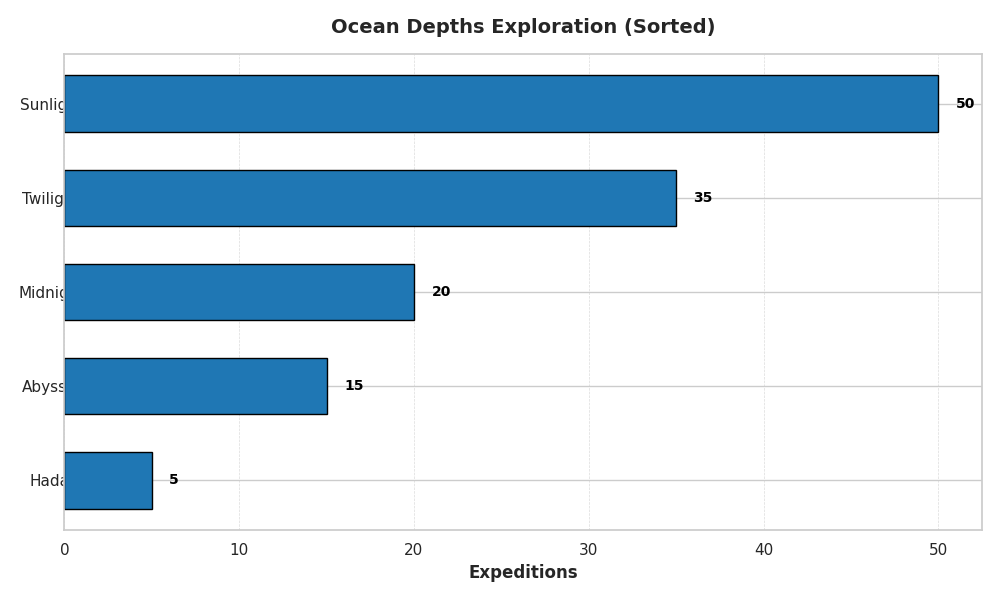

The Python source for this figure:
import matplotlib.pyplot as plt
import numpy as np

# Define zones and corresponding counts
zones = ['Sunlight', 'Twilight', 'Midnight', 'Abyssal', 'Hadal']
expeditions = [50, 35, 20, 15, 5]

# Sort the zones and expeditions based on expeditions in ascending order
sorted_indices = np.argsort(expeditions)
zones_sorted = [zones[i] for i in sorted_indices]
expeditions_sorted = [expeditions[i] for i in sorted_indices]

# Use a single color for all bars
single_color = '#1f77b4'

fig, ax = plt.subplots(figsize=(10, 6))

# Create horizontal bars
bars = ax.barh(zones_sorted, expeditions_sorted, color=single_color, edgecolor='black', height=0.6)

# Set labels and title
ax.set_xlabel('Expeditions', fontsize=12, fontweight='bold')
ax.set_title('Ocean Depths Exploration (Sorted)', fontsize=14, fontweight='bold', pad=15)

# Add grid for x-axis
ax.grid(True, which='both', linestyle='--', linewidth=0.5, alpha=0.7, axis='x')

# Annotate bar values
for bar in bars:
    width = bar.get_width()
    ax.text(width + 1, bar.get_y() + bar.get_height()/2, f'{width}', va='center', fontsize=10, fontweight='bold', color='black')

# Set y-ticks
ax.set_yticks(np.arange(len(zones_sorted)))
ax.set_yticklabels(zones_sorted, ha='center', fontsize=11)

plt.tight_layout()
plt.show()
